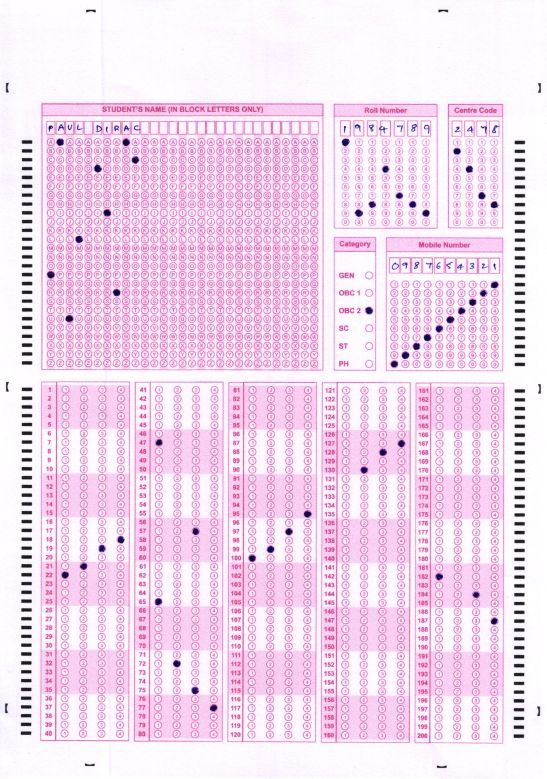
#> input picture Input/10.jpg, 1640 x 2335 px (shown at 1/3 size); its folder holds only this picture in this run
$ python Main.py   (older library calls are emulated)
#> lines starting #> are read from the running program, lines starting #| are printed output that depends on the picture; after the words box and inside, x2 and y2 are one past the last pixel; in counts of white or black regions, pixels touching at a corner belong together
### segments.py
import numpy as np
import cv2
import cv2.aruco as aruco
import os
import matplotlib.pyplot as plt

#https://pysource.com/2018/02/14/perspective-transformation-opencv-3-4-with-python-3-tutorial-13/

def order_points(pts):
	# initialzie a list of coordinates that will be ordered
	# such that the first entry in the list is the top-left,
	# the second entry is the top-right, the third is the
	# bottom-right, and the fourth is the bottom-left
	rect = np.zeros((4, 2), dtype = "float32")

	# the top-left point will have the smallest sum, whereas
	# the bottom-right point will have the largest sum
	s = pts.sum(axis = 1)
	rect[0] = pts[np.argmin(s)]
	rect[2] = pts[np.argmax(s)]

	# now, compute the difference between the points, the
	# top-right point will have the smallest difference,
	# whereas the bottom-left will have the largest difference
	diff = np.diff(pts, axis = 1)
	rect[1] = pts[np.argmin(diff)]
	rect[3] = pts[np.argmax(diff)]

	# return the ordered coordinates
	return rect


def four_point_transform(image, pts):
	# obtain a consistent order of the points and unpack them
	# individually
	rect = order_points(pts)
	(tl, tr, br, bl) = rect

	# compute the width of the new image, which will be the
	# maximum distance between bottom-right and bottom-left
	# x-coordiates or the top-right and top-left x-coordinates
	widthA = np.sqrt(((br[0] - bl[0]) ** 2) + ((br[1] - bl[1]) ** 2))
	widthB = np.sqrt(((tr[0] - tl[0]) ** 2) + ((tr[1] - tl[1]) ** 2))
	maxWidth = max(int(widthA), int(widthB))

	# compute the height of the new image, which will be the
	# maximum distance between the top-right and bottom-right
	# y-coordinates or the top-left and bottom-left y-coordinates
	heightA = np.sqrt(((tr[0] - br[0]) ** 2) + ((tr[1] - br[1]) ** 2))
	heightB = np.sqrt(((tl[0] - bl[0]) ** 2) + ((tl[1] - bl[1]) ** 2))
	maxHeight = max(int(heightA), int(heightB))

	# now that we have the dimensions of the new image, construct
	# the set of destination points to obtain a "birds eye view",
	# (i.e. top-down view) of the image, again specifying points
	# in the top-left, top-right, bottom-right, and bottom-left
	# order
	dst = np.array([
		[0, 0],
		[maxWidth - 1, 0],
		[maxWidth - 1, maxHeight - 1],
		[0, maxHeight - 1]], dtype = "float32")
#	print(dst)

	# compute the perspective transform matrix and then apply it
	M = cv2.getPerspectiveTransform(rect, dst)
	warped = cv2.warpPerspective(image, M, (maxWidth, maxHeight))

	# return the warped image
	return warped


def sort_contours(cnts, method="top-to-bottom"):
    # initialize the reverse flag and sort index
    reverse = False
    i = 0

    # handle if we need to sort in reverse
    if method == "right-to-left" or method == "bottom-to-top":
        reverse = True

    # handle if we are sorting against the y-coordinate rather than
    # the x-coordinate of the bounding box
    if method == "top-to-bottom" or method == "bottom-to-top":
        i = 1

    # construct the list of bounding boxes and sort them from top to
    # bottom
    boundingBoxes = [cv2.boundingRect(c) for c in cnts]
    (cnts, boundingBoxes) = zip(*sorted(zip(cnts, boundingBoxes),
        key=lambda b:b[1][i], reverse=reverse))

    # return the list of sorted contours and bounding boxes
    return (cnts, boundingBoxes)


def segment(path):

#> called with path = 'Input/10.jpg'
    valid_images = [".jpg",".gif",".png",".tga"]

# [5 lines of commented-out code are left out]

    imagec=cv2.imread(path)
#> imagec is the input picture: shape (2335, 1640, 3); mean B, G, R 238.5, 217.5, 244.3
#    imagec=cv2.imread('test/1.jpg')
    imagec=cv2.resize(imagec,(2500,3500))
#> imagec: shape (3500, 2500, 3)

    image=cv2.cvtColor(imagec,cv2.COLOR_BGR2GRAY)
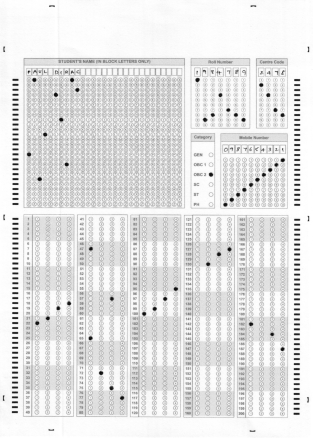
#> image: shape (3500, 2500) (shown at 1/8 size); min 4, max 255, mean 227.8
#    cv2.imshow('vaa',image)

    h,w = image.shape

    image = cv2.blur(image,(3,3))
    im2 = np.zeros(image.shape)
    im2=np.uint8(im2)

    aruco_dict = aruco.Dictionary_get(aruco.DICT_4X4_50)
    parameters = aruco.DetectorParameters_create()
    corners, ids, rejectedImgPoints = aruco.detectMarkers(
        image, aruco_dict, parameters=parameters)
#> corners = (); ids = None; rejectedImgPoints = 183 items

#    frame_markers=aruco.drawDetectedMarkers(image, corners, ids, borderColor=(0, 220, 0))
#    aruco.drawDetectedMarkers(image, rejectedImgPoints, borderColor=(0, 0, 0))
#    cv2.imshow('00g',cv2.resize(image,(600,600)))

    for rejected in rejectedImgPoints:
         rejected = rejected.reshape((4, 2))

    # [6 lines of commented-out code are left out]
         penta = np.array([[rejected[0],rejected[1],rejected[2],rejected[3]]], np.int32)
         area=(cv2.contourArea(penta))
         if area>(h*w/1000):
             cv2.polylines(im2 ,penta,True, (255, 255, 255), 1)
             cv2.fillPoly(im2,penta, 255)
#> this loop made 183 passes
#> (penta, area) on passes 1 to 3: ([[189, 465], [1477, 465], [1479, 1665], [190, 1663]], 1544910), ([[1901, 1720], [2306, 1722], [2298, 3344], [1895, 3340]], 654905), ([[617, 1716], [1022, 1717], [1015, 3336], [611, 3333]], 654494)
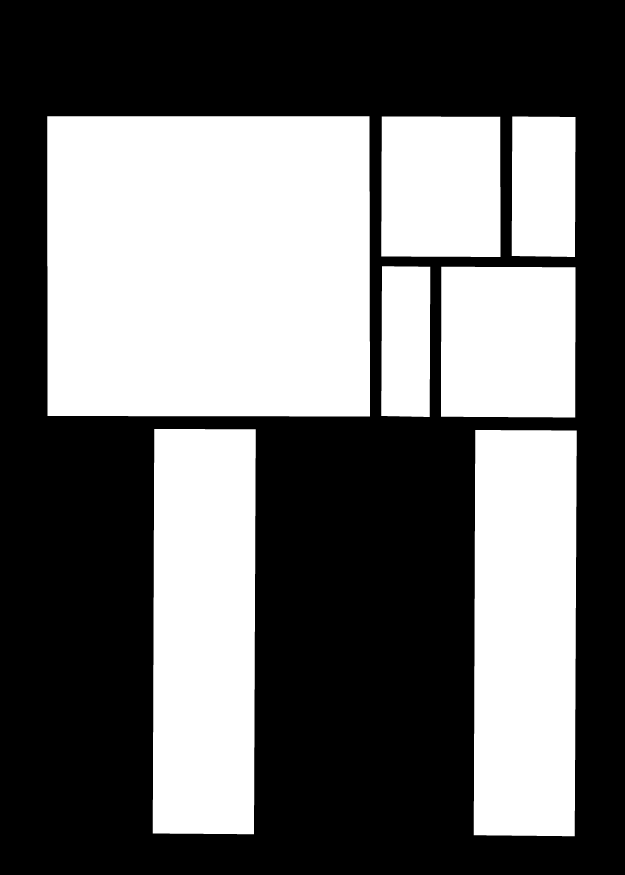
#> im2: shape (3500, 2500) (shown at 1/4 size); 42.4% white; 7 white regions, largest, box (x1, y1, x2, y2) and area: (189, 465, 1480, 1666) 1547398, (1895, 1720, 2307, 3345) 656934, (611, 1716, 1023, 3337) 656517


#    cv2.imshow('g',cv2.resize(im2,(800,800)))
    #cv2.waitKey(0)
    #cv2.imwrite('diagonal1.png',im2)

    temp=im2.copy()
    image2=image.copy()

    while True:

        quater=int(h/3)
        for t in range (quater,h-quater):
            if np.sum(temp[t,:])==0:
                middle = t
                break


        top=temp[:middle,:]
        btm=temp[middle:,:]

        top_img=image2[:middle,:]
        btm_img=image2[middle:,:]

#        cv2.imshow('g',cv2.resize(btm,(600,600)))
#        cv2.waitKey(0)

        (_,ct,_) = cv2.findContours(top, cv2.RETR_EXTERNAL,cv2.CHAIN_APPROX_SIMPLE)
        (_,cb,_) = cv2.findContours(btm, cv2.RETR_EXTERNAL,cv2.CHAIN_APPROX_SIMPLE)
        a1= sorted(ct, key=lambda x: cv2.contourArea(x))
        a2= sorted(cb, key=lambda x: cv2.contourArea(x))

        if (cv2.contourArea(a1[-1])>cv2.contourArea(a2[-1])):
            break

        else:
            center = (w / 2, h / 2)
            M = cv2.getRotationMatrix2D(center, 180, 1.0)
            rotatedim2 = cv2.warpAffine(im2, M, (w, h))
            rotatedimage = cv2.warpAffine(image2, M, (w, h))

            temp=rotatedim2.copy()
            image2=rotatedimage.copy()
#            cv2.imshow('va',cv2.resize(rotatedimage,(600,600)))
            continue
#> this loop made 1 pass
#> pass 1, in segment, `btm_img=image2[middle:,:]`:
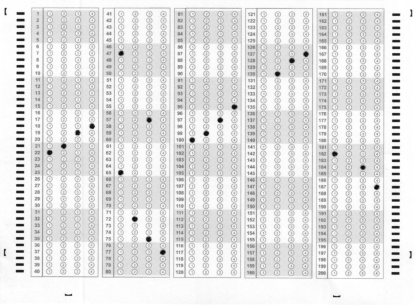
#> btm_img: shape (1830, 2500) (shown at 1/6 size); min 7, max 255, mean 226.6

#    cv2.imshow('va',cv2.resize(btm_img,(600,600)))


    ctSort = sorted(ct, key=lambda x: cv2.contourArea(x))
#> ctSort = 5 contours; box (x1, y1, x2, y2) and area: (189, 465, 1480, 1666) 1544910, (1764, 1067, 2302, 1670) 321334, (1525, 466, 2002, 1028) 265482, (2047, 466, 2302, 1028) 140623, (1525, 1065, 1721, 1668) 115316
    cbSort,b=sort_contours(cb, "right-to-left")
#> in sort_contours, `boundingBoxes = [cv2.boundingRect(c) for c in cnts]`: boundingBoxes = [(1895, 50, 412, 1625), (611, 46, 412, 1621)]
#> in sort_contours, `(cnts, boundingBoxes) = zip(*sorted(zip(cnts, boundingBoxes), key=lamb..`: cnts = 2 contours; box (x1, y1, x2, y2) and area: (1895, 50, 2307, 1675) 654908, (611, 46, 1023, 1667) 654494; boundingBoxes = ((1895, 50, 412, 1625), (611, 46, 412, 1621))
#> cbSort has the same summary as cnts in sort_contours; b = ((1895, 50, 412, 1625), (611, 46, 412, 1621))

    top_seg=[]
    for x2 in reversed(ctSort):

    #    cv2.drawContours(top_img, x2, -1, (0,0,0), 10)
    #    cv2.imshow('output', cv2.resize(top_img,(800,800)))
        rc = cv2.minAreaRect(x2)
        box = cv2.boxPoints(rc)
    # [4 lines of commented-out code are left out]

        warped = four_point_transform(top_img, box)
        top_seg.append(warped)
#> this loop made 5 passes
#> (rc, tl in four_point_transform, tr in four_point_transform, br in four_point_transform, bl in four_point_transform) on passes 2, 4: (((2032.5, 1367.9), (601, 537), -89.81), [1765, 1066.6], [2302, 1068.3], [2300, 1669.3], [1763, 1667.5]), (((2174, 746.4), (560.4, 253), -89.79), [2048.5, 465.8], [2301.5, 466.7], [2299.5, 1027.1], [2046.5, 1026.2])
#> pass 1, in four_point_transform, `warped = cv2.warpPerspective(image, M, (maxWidth, maxHeight))`:
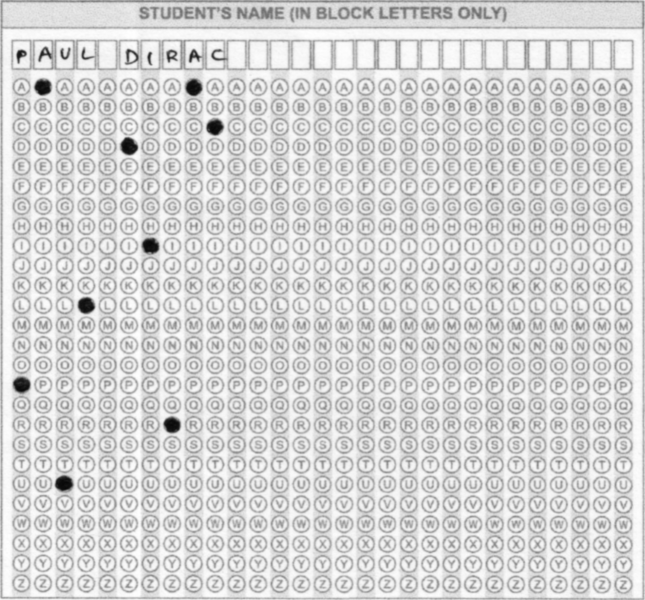
#> warped: shape (1200, 1290) (shown at 1/2 size); min 7, max 254, mean 212.2
#> after the loop, top_seg = 5 items

    cat=top_seg[4]
    center=top_seg[3]
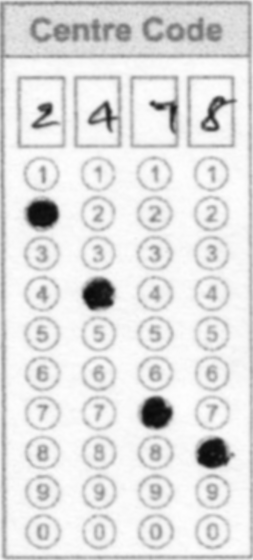
#> center: shape (560, 253); min 9, max 254, mean 222.7
    roll=top_seg[2]
    mob=top_seg[1]
    name=top_seg[0]


    btm_seg=[]

    for x3 in reversed(cbSort):

    #    cv2.drawContours(top_img, x2, -1, (0,0,0), 10)
    #    cv2.imshow('output', cv2.resize(top_img,(800,800)))
        rc = cv2.minAreaRect(x3)
        box1 = cv2.boxPoints(rc)
    # [4 lines of commented-out code are left out]
        warped1 = four_point_transform(btm_img, box1)
        btm_seg.append(warped1)
#> this loop made 2 passes
#> (rc, tl in four_point_transform, tr in four_point_transform, br in four_point_transform, bl in four_point_transform) on passes 1 to 2: (((816, 855.7), (1619.4, 405.9), -89.75), [616.6, 45.13], [1022.5, 46.88], [1015.5, 1666.3], [609.6, 1664.5]), (((2099.6, 861.9), (1622.8, 405.8), -89.72), [1900.7, 49.5], [2306.5, 51.5], [2298.5, 1674.2], [1892.7, 1672.2])
#> pass 1, in four_point_transform (call 6), `warped = cv2.warpPerspective(image, M, (maxWidth, maxHeight))`:
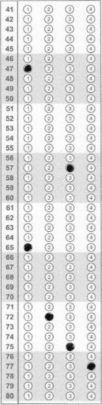
#> warped: shape (1619, 405) (shown at 1/4 size); min 7, max 255, mean 221.4
#> pass 2, in four_point_transform (call 7), `warped = cv2.warpPerspective(image, M, (maxWidth, maxHeight))`:
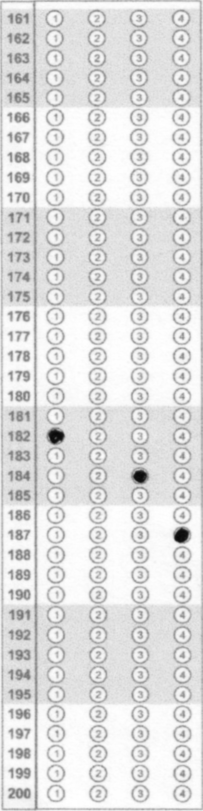
#> warped: shape (1622, 405) (shown at 1/2 size); min 9, max 255, mean 222.2
#> after the loop, btm_seg = 2 items

#> (the run stopped early here; a loop or call above may not have finished)

$ run again, on Input/3.jpg
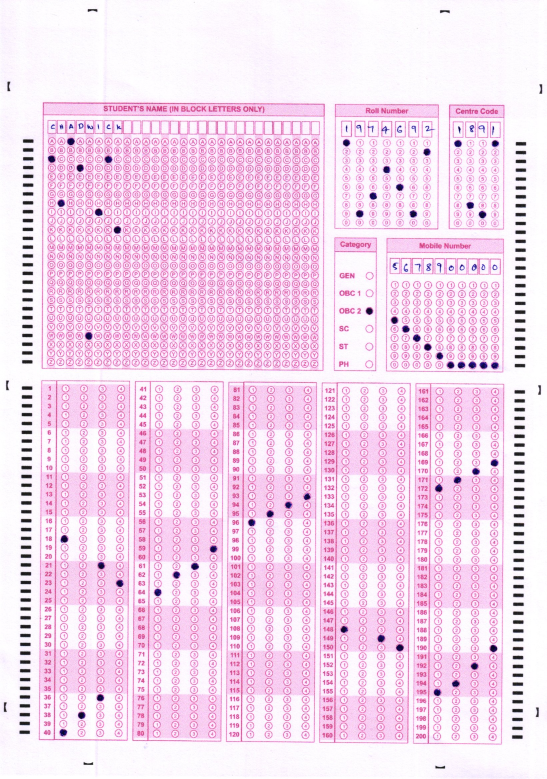
#> input picture Input/3.jpg, 1641 x 2337 px (shown at 1/3 size)
#> in segment, imagec is the input picture: shape (2337, 1641, 3); mean B, G, R 238.5, 217.2, 244.1
#> imagec: shape (3500, 2500, 3)
#> corners = (); ids = None; rejectedImgPoints = 187 items
#> the loop in segment, `for rejected in rejectedImgPoints:` made 187 passes
#> (penta, area) on passes 1 to 3: ([[195, 460], [1483, 466], [1478, 1664], [191, 1656]], 1541169), ([[1471, 1718], [1877, 1722], [1864, 3340], [1458, 3336]], 656960), ([[1767, 1069], [2303, 1074], [2298, 1673], [1763, 1667]], 320521.5)
#> after the loop in segment, `for rejected in rejectedImgPoints:`:
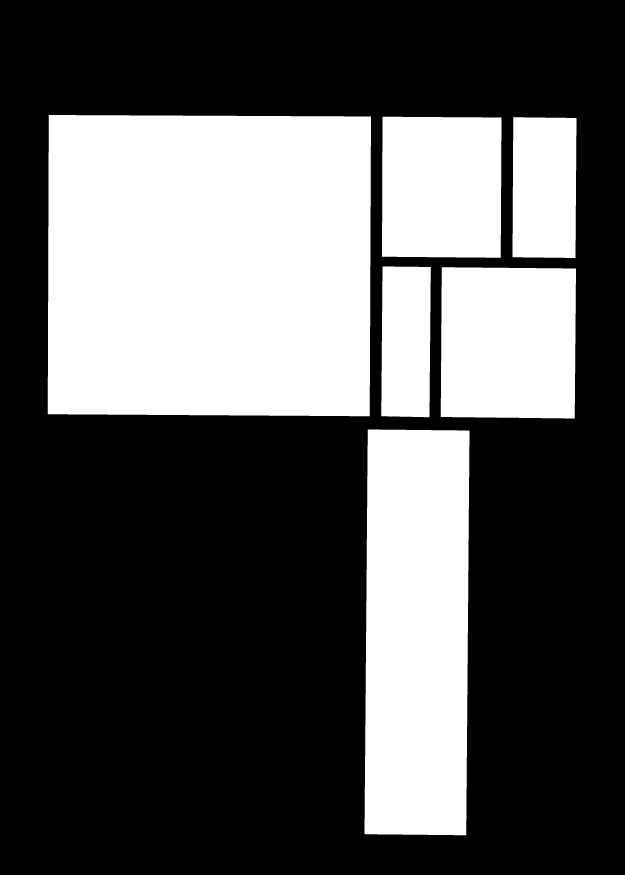
#> im2: shape (3500, 2500) (shown at 1/4 size); 34.8% white; 6 white regions, box (x1, y1, x2, y2) and area: (191, 460, 1484, 1665) 1543655, (1458, 1718, 1878, 3341) 658985, (1763, 1069, 2304, 1674) 321657, (1528, 467, 2006, 1031) 266526, (2050, 469, 2306, 1032) 141412, (1525, 1066, 1723, 1669) 115812
#> ctSort = 5 contours; box (x1, y1, x2, y2) and area: (191, 460, 1484, 1665) 1541170, (1763, 1069, 2304, 1674) 320522, (1528, 467, 2006, 1031) 265491, (2050, 469, 2306, 1032) 140600, (1525, 1066, 1723, 1669) 115020
#> in sort_contours, `boundingBoxes = [cv2.boundingRect(c) for c in cnts]`: boundingBoxes = [(1458, 44, 420, 1623)]
#> in sort_contours, `(cnts, boundingBoxes) = zip(*sorted(zip(cnts, boundingBoxes), key=lamb..`: cnts = 1 contour; box (x1, y1, x2, y2) and area: (1458, 44, 1878, 1667) 656960; boundingBoxes = ((1458, 44, 420, 1623),)
#> cbSort has the same summary as cnts in sort_contours
#> the loop in segment, `for x2 in reversed(ctSort):  #    cv2.drawContours(top_img, x2, -1, (0..` made 5 passes
#> (rc, tl in four_point_transform, tr in four_point_transform, br in four_point_transform, bl in four_point_transform, widthA in four_point_transform) on passes 1 to 2: (((836.6, 1061.9), (1198.9, 1289.3), -89.73), [194.7, 459.5], [1484, 465.5], [1478.4, 1664.4], [189.1, 1658.4], 1289.3), (((2032.6, 1371), (600.4, 536.9), -89.52), [1766.6, 1068.6], [2303.5, 1073], [2298.5, 1673.4], [1761.6, 1668.9], 536.9)
#> after the loop in segment, `for x2 in reversed(ctSort):`: top_seg = 5 items
#> the loop in segment, `for x3 in reversed(cbSort):  #    cv2.drawContours(top_img, x2, -1, (0..` made 1 pass
#> (rc, tl in four_point_transform, tr in four_point_transform, br in four_point_transform, bl in four_point_transform) on pass 1: (((1667.5, 855), (1619.6, 407), -89.54), [1470.5, 43.59], [1877.5, 46.87], [1864.5, 1666.4], [1457.5, 1663.1])
#> pass 1, in four_point_transform (call 6), `warped = cv2.warpPerspective(image, M, (maxWidth, maxHeight))`:
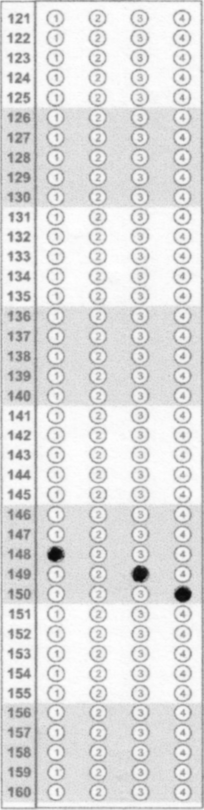
#> warped: shape (1619, 407) (shown at 1/2 size); min 8, max 255, mean 220.2
#> after the loop in segment, `for x3 in reversed(cbSort):`: btm_seg = 1 item

$ run again, on Input/4.jpg
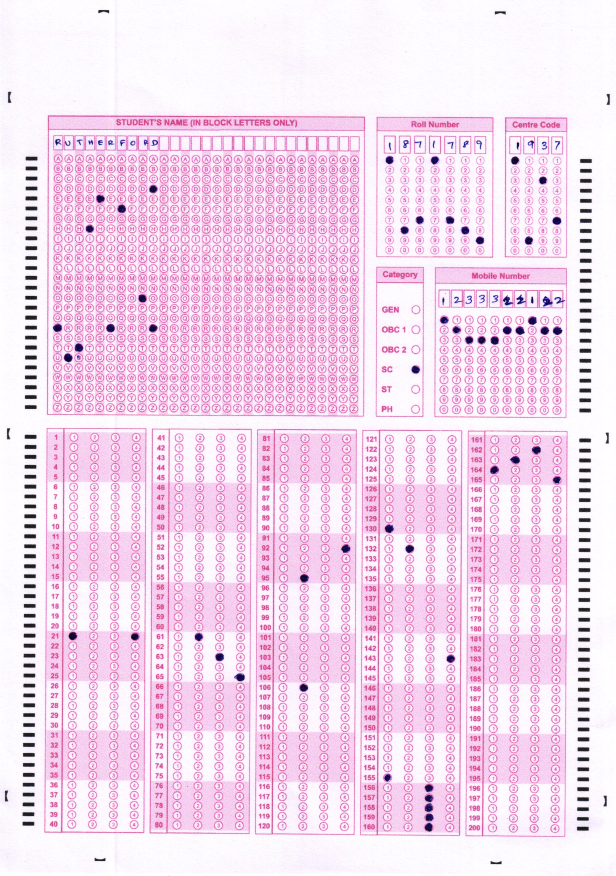
#> input picture Input/4.jpg, 2463 x 3502 px (shown at 1/4 size)
#> in segment, imagec is the input picture: shape (3502, 2463, 3); mean B, G, R 237.6, 216.9, 243.6
#> imagec: shape (3500, 2500, 3)
#> corners = (); ids = None; rejectedImgPoints = 185 items
#> the loop in segment, `for rejected in rejectedImgPoints:` made 185 passes
#> (penta, area) on passes 1 to 3: ([[194, 462], [1481, 466], [1478, 1664], [191, 1658]], 1540554), ([[1900, 1721], [2304, 1724], [2292, 3346], [1889, 3341]], 654119.5), ([[617, 1713], [1022, 1715], [1009, 3335], [607, 3331]], 653301)
#> after the loop in segment, `for rejected in rejectedImgPoints:`:
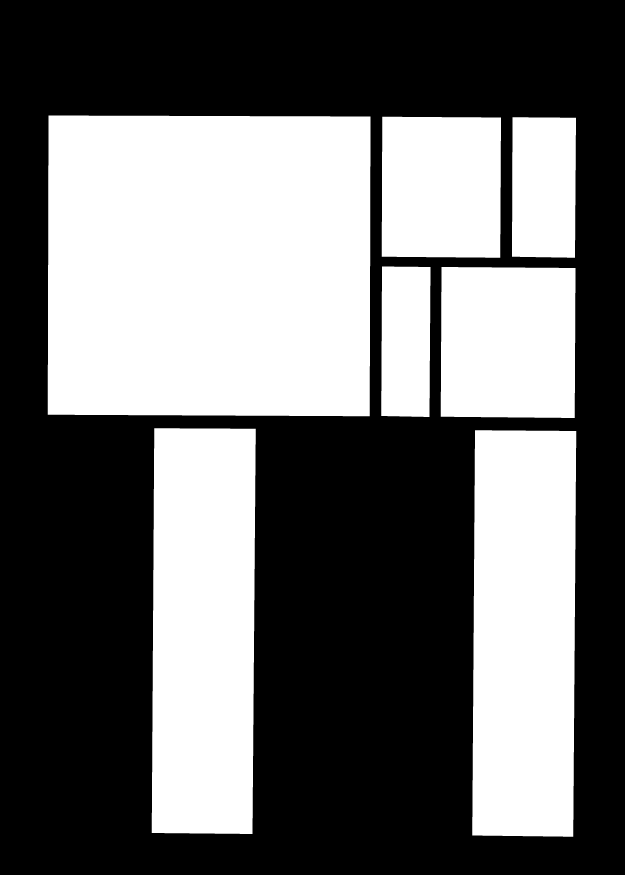
#> im2: shape (3500, 2500) (shown at 1/4 size); 42.3% white; 7 white regions, largest, box (x1, y1, x2, y2) and area: (191, 462, 1482, 1665) 1543039, (1889, 1721, 2305, 3347) 656146, (607, 1713, 1023, 3336) 655324
#> ctSort = 5 contours; box (x1, y1, x2, y2) and area: (191, 462, 1482, 1665) 1540554, (1763, 1068, 2302, 1672) 320212, (1527, 467, 2004, 1031) 264933, (2048, 469, 2304, 1031) 140625, (1525, 1066, 1722, 1668) 115124
#> in sort_contours, `boundingBoxes = [cv2.boundingRect(c) for c in cnts]`: boundingBoxes = [(1889, 49, 416, 1626), (607, 41, 416, 1623)]
#> in sort_contours, `(cnts, boundingBoxes) = zip(*sorted(zip(cnts, boundingBoxes), key=lamb..`: cnts = 2 contours; box (x1, y1, x2, y2) and area: (1889, 49, 2305, 1675) 654120, (607, 41, 1023, 1664) 653300; boundingBoxes = ((1889, 49, 416, 1626), (607, 41, 416, 1623))
#> cbSort has the same summary as cnts in sort_contours
#> the loop in segment, `for x2 in reversed(ctSort):  #    cv2.drawContours(top_img, x2, -1, (0..` made 5 passes
#> (rc, tl in four_point_transform, tr in four_point_transform, br in four_point_transform, bl in four_point_transform, widthA in four_point_transform) on passes 1 to 2: (((836, 1062.9), (1198.8, 1288.5), -89.82), [193.6, 461.5], [1482.1, 465.5], [1478.4, 1664.3], [189.9, 1660.3], 1288.5), (((2032, 1369.5), (600.9, 536), -89.71), [1765.5, 1067.7], [2301.5, 1070.4], [2298.5, 1671.3], [1762.5, 1668.6], 536)
#> after the loop in segment, `for x2 in reversed(ctSort):`: top_seg = 5 items
#> the loop in segment, `for x3 in reversed(cbSort):  #    cv2.drawContours(top_img, x2, -1, (0..` made 2 passes
#> (rc, tl in four_point_transform, tr in four_point_transform, br in four_point_transform, bl in four_point_transform) on passes 1 to 2: (((813.1, 851.5), (1620.6, 405.9), -89.54), [616.7, 39.57], [1022.5, 42.82], [1009.5, 1663.4], [603.7, 1660.1]), (((2096, 861.4), (1622.8, 405), -89.58), [1899.6, 48.5], [2304.5, 51.49], [2292.5, 1674.3], [1887.6, 1671.3])
#> pass 2, in four_point_transform (call 7), `warped = cv2.warpPerspective(image, M, (maxWidth, maxHeight))`:
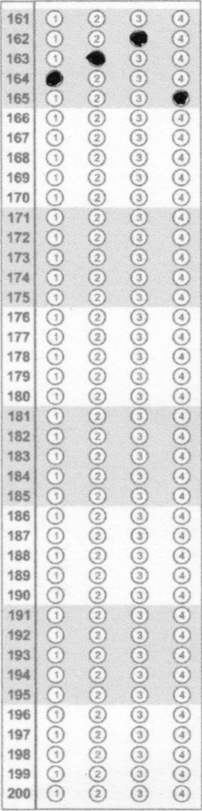
#> warped: shape (1622, 404) (shown at 1/2 size); min 9, max 255, mean 220.8
#> after the loop in segment, `for x3 in reversed(cbSort):`: btm_seg = 2 items
